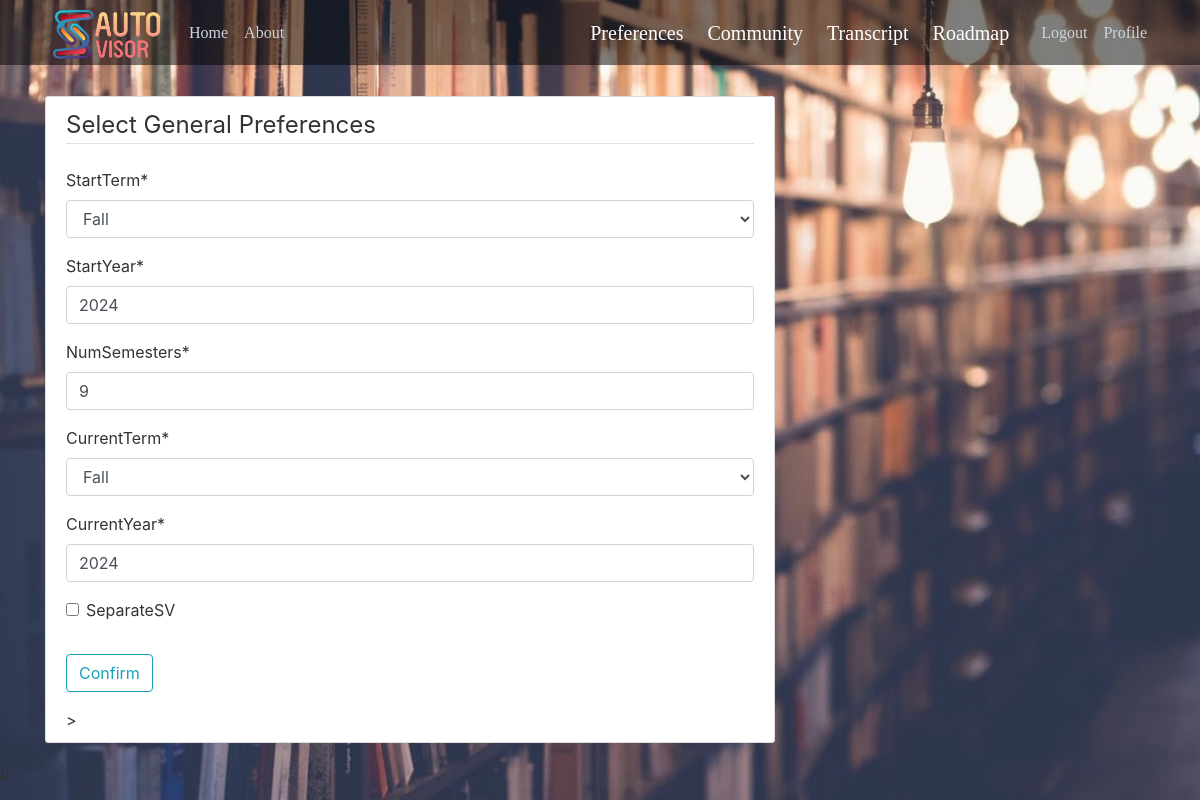
The app's page /General_Pref/ (signed in) with its own data.
### schedule/models.py (models this page shows, shortened)
class Student(models.Model):
	id = models.AutoField(auto_created=True, primary_key=True)
	studentID = models.CharField(max_length=9,unique=True)
	user = models.OneToOneField(User, default=None, null=True, on_delete=models.CASCADE)
	startTerm = models.CharField(max_length=6,choices=TERMS,default='Fall')
	startYear = models.IntegerField(default=date.today().year)
	numSemesters = models.IntegerField(default=8)
	currentTerm = models.CharField(max_length=6, choices=TERMS, default='Fall')
	currentYear = models.IntegerField(default=date.today().year)
	catalogue = models.ForeignKey('Catalogue',on_delete=models.RESTRICT)
	prefCourseList = models.ManyToManyField('Course', symmetrical=False, blank=True, through='PreferredCourse')
	separateSV = models.BooleanField(default=False)
	roadmap = models.OneToOneField('Roadmap',on_delete=models.SET_NULL,default=None,blank=True,null=True)
	transcript = models.OneToOneField('Transcript',on_delete=models.SET_NULL,default=None,blank=True,null=True)
	friends = models.ManyToManyField('self',symmetrical=True,related_name='AcceptedFriends',blank=True)
	friendRequests = models.ManyToManyField('self',symmetrical=False,related_name='RequestFriends',blank=True)
	class Meta:
		ordering = ('studentID',)

### schedule/views.py (the view, shortened to what this page needs)
# urls.py: path('General_Pref/', views.General_Pref, name='General_Pref'),
@login_required
def General_Pref(request):
	if Student.objects.filter(user=request.user).exists() is False:
		return redirect("student")
	student = Student.objects.get(user=request.user)
	q_form = Select_GEN_forms(request.POST or None, instance=student)
	context = {
	'q_form': q_form
	}
	return render(request, 'schedule/General_Pref.html', context)

### schedule/forms.py
class Select_GEN_forms(forms.ModelForm):
    class Meta:
        model = Student
        fields = ['startTerm', 'startYear',
                  'numSemesters', 'currentTerm', 'currentYear', 'separateSV']

### schedule/templates/schedule/General_Pref.html (shortened to what this page needs)
{% extends "schedule/base.html" %}
{% load crispy_forms_tags %}
{% block content %}
	<div class="content-section">
		<form method="POST" enctype="multipart/form-data">
			<fieldset class="form-group">
				<legend class="border-bottom mb-4">Select General Preferences</legend>
                {{ q_form|crispy }}
            </fieldset>
			<div class="form-group">
				<button class="btn btn-outline-info" type="submit">Confirm</button>
			</div>
		</form>>
	</div>
	{% endblock content %}

### schedule/static/schedule/main.css (style rules this page uses)
body { background: #fafafa url(https://jackrugile.com/images/misc/noise-diagonal.png); color: #444; }
body { background: #fafafa; color: #333333; margin-top: 6rem; background-image: url(images/background.jpg); background-repeat: no-repeat; background-size: cover; background-attachment: fixed; }
.content-section { background: #ffffff; padding: 10px 20px; border: 1px solid #dddddd; border-radius: 3px; margin-bottom: 20px; }

### records on screen
Student: startTerm "Fall", startYear "2024", numSemesters "9", currentTerm "Fall", currentYear "2024"
